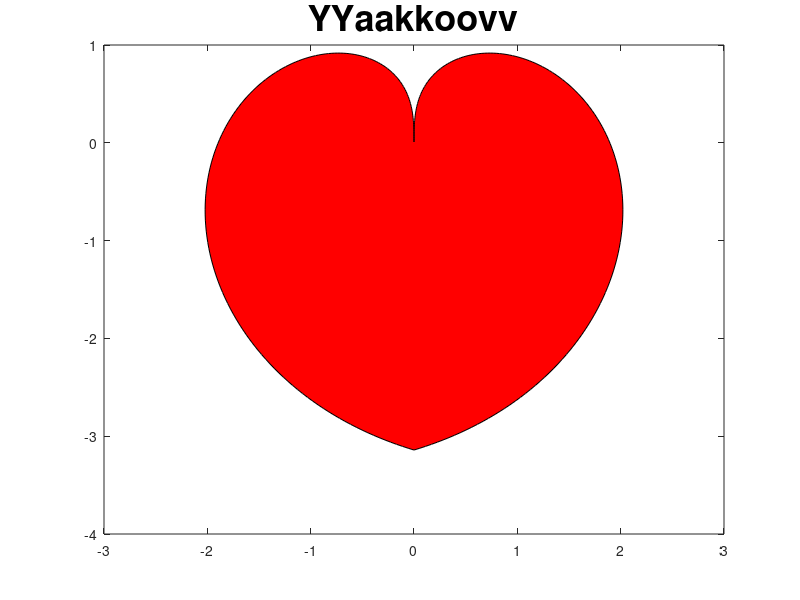

This figure's MATLAB source:
function love()	clc;	clear all;	close all;	n = linspace(-pi,pi, 350);	x = n .* sin( pi * sin(n)./n);	y = -abs(n) .* cos( pi * sin(n)./n);	plot(x,y,'.r');	fill(x, y, 'r');	set(gcf, 'Position', get(0,'Screensize'));	title('YYaakkoovv', 'FontSize', 26);end